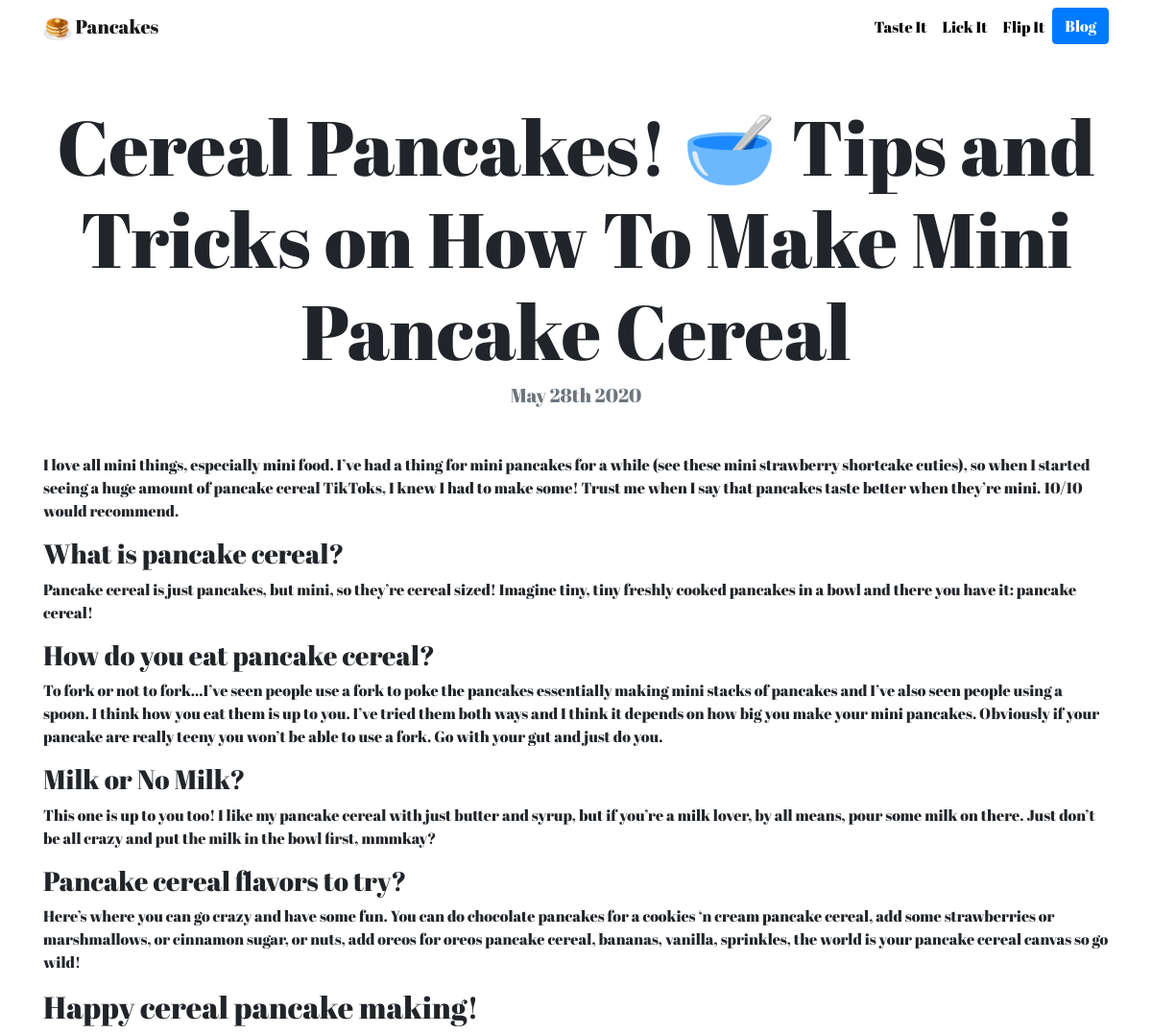
/blog/5/, run on the app's committed database.
### blog/models.py (models this page shows, shortened)
class Blog(models.Model):
    title = models.CharField(max_length=200)
    date = models.DateField(auto_now=False)
    description = models.TextField()

### blog/views.py (the view)
# urls.py: path('<int:blog_id>/', views.detail, name='detail'),
def detail(request, blog_id):
    blog = get_object_or_404(Blog, pk=blog_id)
    return render(request, 'blog/detail.html', {'blog':blog})

### blog/templates/blog/detail.html
{% extends "portfolio/base.html" %}
{% load static %}
{% block content %}
<h1 class="text-center mt-5" id="blogdetailtitle">{{ blog.title }}</h1>
<h5 class="text-center text-muted mb-5">{{ blog.date|date:'F jS Y' }}</h5>
{{ blog.description|safe }}
{% endblock %}

### portfolio/static/portfolio/custom.css (style rules this page uses)
body { font-family: 'Abril Fatface', cursive; }
@media (min-width: 992px) { #blogdetailtitle { font-size: 5rem; } }

### data on the page
Blog: title "Cereal Pancakes! 🥣 Tips and Tricks on How To Make Mini Pancake Cereal", date "May 28th 2020", description "I love all mini things, especially mini food. I’ve had a thing for mini pancakes for a while (see these mini strawberry shortcake cuties), so when I started seeing a huge amount of pancake cereal TikToks, I knew I had to make some! Trust me when I say that pancakes taste better when they’re mini. 10/10 would recommend. What is pancake cereal? Pancake cereal is just pancakes, but mini, so they’re cereal sized! Imagine tiny, tiny freshly cooked pancakes in a bowl and there you have it: pancake cereal! How do you eat pancake cereal? To fork or not to fork…I’ve seen people use a fork to poke the pancakes essentially making mini stacks of pancakes and I’ve also seen people using a spoon. I think…"
